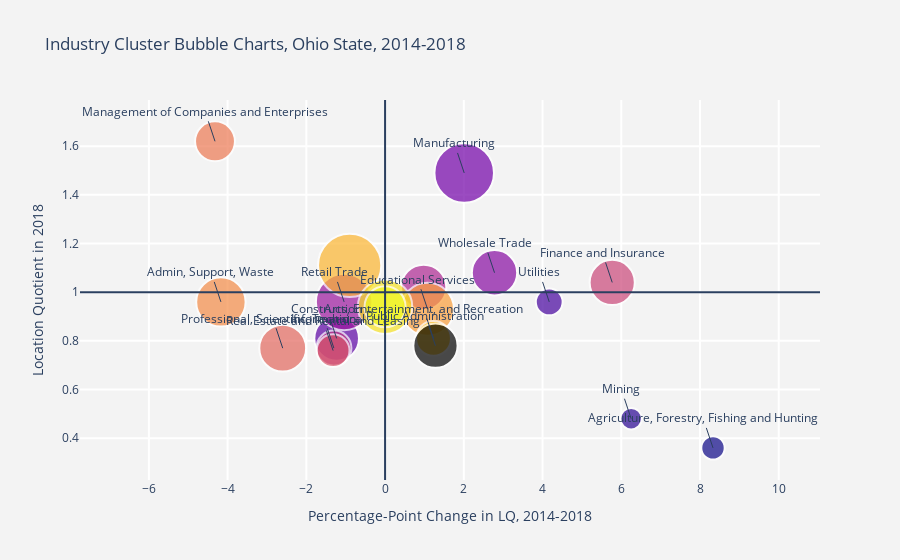

This figure's notebook cell:
### Markdown cell above
Now, let's plot the State of Ohio industry cluster bubble chart.

### Code cell
import plotly.graph_objects as go
import plotly.express as px
import math

hover_text = []
bubble_size = []

for index, row in df.iterrows():
    hover_text.append(('Industry Cluster: {Description}<br>'+
                      'Sector Employment: {Jobs_ohio}<br>'+
                      'Location Quotient: {Ohio_LQ_2018}<br>'+
                      'Percentage-Point Change in LQ: {Ohio_LQ_growth}').format(Description=row['Description'],
                                            Jobs_ohio=row['Jobs_ohio'],
                                            Ohio_LQ_2018=row['Ohio_LQ_2018'],
                                            Ohio_LQ_growth=row['Ohio_LQ_growth']))
    bubble_size.append(math.sqrt(row['Jobs_ohio']))

df['text_ohio'] = hover_text
df['size_ohio'] = bubble_size
sizeref = 5.*max(df['size_ohio'])/(100**2)

# Create figure
fig = go.Figure()
fig.add_trace(go.Scatter(
        x=df['Ohio_LQ_growth'], y=df['Ohio_LQ_2018'],
        name=pd.Series.to_string(df['Description']), text=df['text_ohio'],
        marker_size=df['size_ohio']))

# Tune marker appearance and layout
fig.update_traces(mode='markers', marker=dict(size=df['size_ohio'],
                                              sizemode='area', 
                                              color=[*range(10, 200, 10)],
                                              sizeref=sizeref, line_width=2,))
for index, row in df.iterrows():
    if math.fabs(row['Ohio_LQ_growth'])>1 or math.fabs(row['Ohio_LQ_2018']-1)>1:
        fig.add_annotation(
            x=row['Ohio_LQ_growth'],
            y=row['Ohio_LQ_2018'],   
            text=row['Description'],
    )

fig.update_layout(
    title='Industry Cluster Bubble Charts, Ohio State, 2014-2018',
    xaxis=dict(
        title='Percentage-Point Change in LQ, 2014-2018',
        gridcolor='white',
        #type='log',
        gridwidth=2
    ),
    yaxis=dict(
        title='Location Quotient in 2018',
        gridcolor='white',
        gridwidth=2,
    ),
    paper_bgcolor='rgb(243, 243, 243)',
    plot_bgcolor='rgb(243, 243, 243)'
)


fig.update_layout(shapes=[
    dict(
      type= 'line',
      yref= 'paper', y0= 0, y1= 1,
      xref= 'x', x0= 0, x1= 0
    ),
    dict(
      type= 'line',
      yref= 'y', y0= 1, y1= 1,
      xref= 'paper', x0= 0, x1= 1
    )
])    


fig.show()

### Figure 1 — Plotly figure (JSON) as saved in the notebook; plotly's stock layout.template omitted (floating-point values rounded to 4 significant figures)
{"data": [{"marker": {"color": [10, 20, 30, 40, 50, 60, 70, 80, 90, 100, 110, 120, 130, 140, 150, 160, 170, 180, 190], "line": {"width": 2}, "size": [129.1, 108.9, 169.4, 469.8, 836.0, 484.6, 751.0, 482.3, 289.6, 480.4, 253.3, 516.5, 375.1, 575.6, 658.3, 942.5, 286.6, 696.5, 397.8, 461.8], "sizemode": "area", "sizeref": 0.4712}, "mode": "markers", "name": "0        Agriculture, Forestry, Fishing and Hunting\n1                                            Mining\n2                                         Utilities\n3                                      Construction\n4                                     Manufacturing\n5                                   Wholesale Trade\n6                                      Retail Trade\n7                      Transportation & Warehousing\n8                                       Information\n9                             Finance and Insurance\n10               Real Estate and Rental and Leasing\n11              Professional, Scientific, Technical\n12          Management of Companies and Enterprises\n13                            Admin, Support, Waste\n14                             Educational Services\n15                  Health Care and Social Services\n16              Arts, Entertainment, and Recreation\n17                  Accommodation and Food Services\n18    Other Services (Except Public Administration)\n19                            Public Administration", "text": ["Industry Cluster: Agriculture, Forestry, Fishing and Hunting<br>Sector Employment: 16662<br>Location Quotient: 0.36<br>Percentage-Point Change in LQ: 8.33", "Industry Cluster: Mining<br>Sector Employment: 11859<br>Location Quotient: 0.48<br>Percentage-Point Change in LQ: 6.25", "Industry Cluster: Utilities<br>Sector Employment: 28693<br>Location Quotient: 0.96<br>Percentage-Point Change in LQ: 4.17", "Industry Cluster: Construction<br>Sector Employment: 220709<br>Location Quotient: 0.81<br>Percentage-Point Change in LQ: -1.23", "Industry Cluster: Manufacturing<br>Sector Employment: 698960<br>Location Quotient: 1.49<br>Percentage-Point Change in LQ: 2.01", "Industry Cluster: Wholesale Trade<br>Sector Employment: 234789<br>Location Quotient: 1.08<br>Percentage-Point Change in LQ: 2.78", "Industry Cluster: Retail Trade<br>Sector Employment: 563950<br>Location Quotient: 0.96<br>Percentage-Point Change in LQ: -1.04", "Industry Cluster: Transportation & Warehousing<br>Sector Employment: 232597<br>Location Quotient: 1.02<br>Percentage-Point Change in LQ: 0.98", "Industry Cluster: Information<br>Sector Employment: 83854<br>Location Quotient: 0.77<br>Percentage-Point Change in LQ: -1.3", "Industry Cluster: Finance and Insurance<br>Sector Employment: 230768<br>Location Quotient: 1.04<br>Percentage-Point Change in LQ: 5.77", "Industry Cluster: Real Estate and Rental and Leasing<br>Sector Employment: 64155<br>Location Quotient: 0.76<br>Percentage-Point Change in LQ: -1.32", "Industry Cluster: Professional, Scientific, Technical<br>Sector Employment: 266760<br>Location Quotient: 0.77<br>Percentage-Point Change in LQ: -2.6", "Industry Cluster: Management of Companies and Enterprises<br>Sector Employment: 140729<br>Location Quotient: 1.62<br>Percentage-Point Change in LQ: -4.32", "Industry Cluster: Admin, Support, Waste<br>Sector Employment: 331361<br>Location Quotient: 0.96<br>Percentage-Point Change in LQ: -4.17", "Industry Cluster: Educational Services<br>Sector Employment: 433320<br>Location Quotient: 0.93<br>Percentage-Point Change in LQ: 1.08", "Industry Cluster: Health Care and Social Services<br>Sector Employment: 888221<br>Location Quotient: 1.11<br>Percentage-Point Change in LQ: -0.9", "Industry Cluster: Arts, Entertainment, and Recreation<br>Sector Employment: 82112<br>Location Quotient: 0.81<br>Percentage-Point Change in LQ: 1.23", "Industry Cluster: Accommodation and Food Services<br>Sector Employment: 485047<br>Location Quotient: 0.94<br>Percentage-Point Change in LQ: 0.0", "Industry Cluster: Other Services (Except Public Administration)<br>Sector Employment: 158206<br>Location Quotient: 0.94<br>Percentage-Point Change in LQ: 0.0", "Industry Cluster: Public Administration<br>Sector Employment: 213273<br>Location Quotient: 0.78<br>Percentage-Point Change in LQ: 1.28"], "type": "scatter", "x": [8.33, 6.25, 4.17, -1.23, 2.01, 2.78, -1.04, 0.98, -1.3, 5.77, -1.32, -2.6, -4.32, -4.17, 1.08, -0.9, 1.23, 0, 0, 1.28], "y": [0.36, 0.48, 0.96, 0.81, 1.49, 1.08, 0.96, 1.02, 0.77, 1.04, 0.76, 0.77, 1.62, 0.96, 0.93, 1.11, 0.81, 0.94, 0.94, 0.78]}], "layout": {"annotations": [{"text": "Agriculture, Forestry, Fishing and Hunting", "x": 8.33, "y": 0.36}, {"text": "Mining", "x": 6.25, "y": 0.48}, {"text": "Utilities", "x": 4.17, "y": 0.96}, {"text": "Construction", "x": -1.23, "y": 0.81}, {"text": "Manufacturing", "x": 2.01, "y": 1.49}, {"text": "Wholesale Trade", "x": 2.78, "y": 1.08}, {"text": "Retail Trade", "x": -1.04, "y": 0.96}, {"text": "Information", "x": -1.3, "y": 0.77}, {"text": "Finance and Insurance", "x": 5.77, "y": 1.04}, {"text": "Real Estate and Rental and Leasing", "x": -1.32, "y": 0.76}, {"text": "Professional, Scientific, Technical", "x": -2.6, "y": 0.77}, {"text": "Management of Companies and Enterprises", "x": -4.32, "y": 1.62}, {"text": "Admin, Support, Waste", "x": -4.17, "y": 0.96}, {"text": "Educational Services", "x": 1.08, "y": 0.93}, {"text": "Arts, Entertainment, and Recreation", "x": 1.23, "y": 0.81}, {"text": "Public Administration", "x": 1.28, "y": 0.78}], "paper_bgcolor": "rgb(243, 243, 243)", "plot_bgcolor": "rgb(243, 243, 243)", "shapes": [{"type": "line", "x0": 0, "x1": 0, "xref": "x", "y0": 0, "y1": 1, "yref": "paper"}, {"type": "line", "x0": 0, "x1": 1, "xref": "paper", "y0": 1, "y1": 1, "yref": "y"}], "title": {"text": "Industry Cluster Bubble Charts, Ohio State, 2014-2018"}, "xaxis": {"gridcolor": "white", "gridwidth": 2, "title": {"text": "Percentage-Point Change in LQ, 2014-2018"}}, "yaxis": {"gridcolor": "white", "gridwidth": 2, "title": {"text": "Location Quotient in 2018"}}}}
